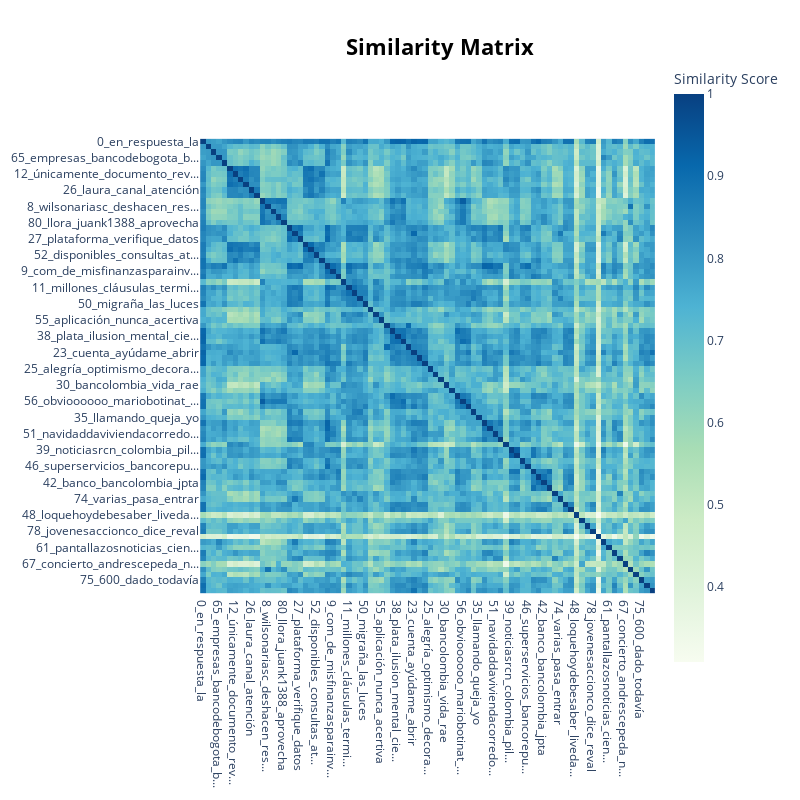

Notebook code for this chart:
### Markdown cell above
### Es posible que a pesar de usar filtros como nr_topics='auto' que activa el HDBSCAN (Hierarchical Density-Based Spatial Clustering of Applications with Noise) que es un algoritmo de clustering avanzado con detección con características como: 

### Densidad Variable: HDBSCAN puede identificar clusters en datos con densidades variadas, mientras que DBSCAN requiere una densidad constante.
### Jerarquía de Clusters: HDBSCAN construye una jerarquía de clusters, permitiendo analizar la estructura de los datos a diferentes niveles de granularidad.
### Identificación de Ruido: Al igual que DBSCAN, HDBSCAN puede identificar puntos de datos que no pertenecen a ningún cluster (ruido).
### Automatización de Parámetros: puede automatizar la elección de algunos parámetros que en DBSCAN deben ser ajustados manualmente, como el radio de búsqueda

### Aún con esto se pueden tener topicos duplicados, por lo que se realizará un breve análisis al respecto

### Code cell
### Se visualizan los tópicos y su similaridad, en la gráfica la misma tonalidad sugiere tópicos muy cercanos que se podrían unir
model.visualize_heatmap(n_clusters=len(freq)/2)

### Figure 1 — Plotly figure (JSON) as saved in the notebook; plotly's stock layout.template omitted (floating-point values rounded to 4 significant figures; data arrays with more than 128 entries replaced by an {"elided": "..."} marker saying what was removed)
{"data": [{"coloraxis": "coloraxis", "hovertemplate": "x: %{x}<br>y: %{y}<br>Similarity Score: %{z}<extra></extra>", "name": "0", "type": "heatmap", "x": ["0_en_respuesta_la", "1_respondiendo_más_edimejia...", "60_asistieron_barguil_sector", "65_empresas_bancodebogota_b...", "70_web_canales_fantoches", "2_lamentamos_gusto_inconven...", "12_únicamente_documento_rev...", "13_evidenciamos_novedad_inq...", "20_amplíenos_ofrecemos_ocas...", "26_laura_canal_atención", "83_nuestros_canales_andresg...", "3_respuesta_asnasalvaje_dav...", "8_wilsonariasc_deshacen_res...", "22_gracias_solucionó_muchas", "34_andrescepeda_espectacula...", "80_llora_juank1388_aprovecha", "4_solución_hermano_daviplata", "5_cuenta_mi_ahorros", "27_plataforma_verifique_datos", "6_mejorar_experiencia_traba...", "29_invitamos_nuestros_reporte", "52_disponibles_consultas_at...", "81_compártanos_correspondie...", "7_dinero_me_el", "9_com_de_misfinanzasparainv...", "72_trato_cuánto_mejor", "10_app_odio_sirve", "11_millones_cláusulas_termi...", "14_cajeros_tan_extendido", "16_ingresar_ayudar_permite", "50_migraña_las_luces", "15_jajajajajajaja_como_alex...", "17_página_caída_caida", "55_aplicación_nunca_acertiva", "18_segurosbolivar_marianini...", "19_asnasalvaje_llama_queja", "38_plata_ilusion_mental_cie...", "45_reconocimiento_pedorros_...", "21_segurosbolivar_marianini...", "23_cuenta_ayúdame_abrir", "24_tarjeta_karlaarcila_inte...", "57_cuota_suministro_crecimi...", "25_alegría_optimismo_decora...", "77_invierno_89_numeros", "28_crédito_coltel_prepagar", "30_bancolombia_vida_rae", "31_colombia_canadá_coloca", "32_pasó_robaron_asnasalvaje", "56_obvioooooo_mariobotinat_...", "62_call_center_ninguna", "33_virtuales_canales_podido", "35_llamando_queja_yo", "36_cierra_te_dolar", "47_sinpe_cajero_transacción", "51_navidaddaviviendacorredo...", "73_cliente_servicio_al", "37_seguimos_poder_validar", "39_noticiasrcn_colombia_pil...", "49_colombia_aliado_binancees", "40_dinero_sin_retiene", "46_superservicios_bancorepu...", "41_cobertura_pequeños_bogotá", "69_retirar_jesisiri_piso", "42_banco_bancolombia_jpta", "79_pf_complica_andresmania", "43_equivocado_lugar_alfredo", "74_varias_pasa_entrar", "44_daviplata_roban_mierda", "64_nada_contentos_ok", "48_loquehoydebesaber_liveda...", "53_concierto_andrescepeda_g...", "54_niño_037700055686_oscar", "78_jovenesaccionco_dice_reval", "58_apple_pay_tarjetas", "59_cambian_algunas_horarios", "61_pantallazosnoticias_cien...", "63_libro_2022_retorno", "66_lugar_aclaro_anmalomo25", "67_concierto_andrescepeda_n...", "68_chismes_wilsonariasc_nom...", "71_funciona_usaré_cogió", "75_600_dado_todavía", "76_tribunal_forense_ejercer", "82_abusivamente_existente_s..."], "xaxis": "x", "y": ["0_en_respuesta_la", "1_respondiendo_más_edimejia...", "60_asistieron_barguil_sector", "65_empresas_bancodebogota_b...", "70_web_canales_fantoches", "2_lamentamos_gusto_inconven...", "12_únicamente_documento_rev...", "13_evidenciamos_novedad_inq...", "20_amplíenos_ofrecemos_ocas...", "26_laura_canal_atención", "83_nuestros_canales_andresg...", "3_respuesta_asnasalvaje_dav...", "8_wilsonariasc_deshacen_res...", "22_gracias_solucionó_muchas", "34_andrescepeda_espectacula...", "80_llora_juank1388_aprovecha", "4_solución_hermano_daviplata", "5_cuenta_mi_ahorros", "27_plataforma_verifique_datos", "6_mejorar_experiencia_traba...", "29_invitamos_nuestros_reporte", "52_disponibles_consultas_at...", "81_compártanos_correspondie...", "7_dinero_me_el", "9_com_de_misfinanzasparainv...", "72_trato_cuánto_mejor", "10_app_odio_sirve", "11_millones_cláusulas_termi...", "14_cajeros_tan_extendido", "16_ingresar_ayudar_permite", "50_migraña_las_luces", "15_jajajajajajaja_como_alex...", "17_página_caída_caida", "55_aplicación_nunca_acertiva", "18_segurosbolivar_marianini...", "19_asnasalvaje_llama_queja", "38_plata_ilusion_mental_cie...", "45_reconocimiento_pedorros_...", "21_segurosbolivar_marianini...", "23_cuenta_ayúdame_abrir", "24_tarjeta_karlaarcila_inte...", "57_cuota_suministro_crecimi...", "25_alegría_optimismo_decora...", "77_invierno_89_numeros", "28_crédito_coltel_prepagar", "30_bancolombia_vida_rae", "31_colombia_canadá_coloca", "32_pasó_robaron_asnasalvaje", "56_obvioooooo_mariobotinat_...", "62_call_center_ninguna", "33_virtuales_canales_podido", "35_llamando_queja_yo", "36_cierra_te_dolar", "47_sinpe_cajero_transacción", "51_navidaddaviviendacorredo...", "73_cliente_servicio_al", "37_seguimos_poder_validar", "39_noticiasrcn_colombia_pil...", "49_colombia_aliado_binancees", "40_dinero_sin_retiene", "46_superservicios_bancorepu...", "41_cobertura_pequeños_bogotá", "69_retirar_jesisiri_piso", "42_banco_bancolombia_jpta", "79_pf_complica_andresmania", "43_equivocado_lugar_alfredo", "74_varias_pasa_entrar", "44_daviplata_roban_mierda", "64_nada_contentos_ok", "48_loquehoydebesaber_liveda...", "53_concierto_andrescepeda_g...", "54_niño_037700055686_oscar", "78_jovenesaccionco_dice_reval", "58_apple_pay_tarjetas", "59_cambian_algunas_horarios", "61_pantallazosnoticias_cien...", "63_libro_2022_retorno", "66_lugar_aclaro_anmalomo25", "67_concierto_andrescepeda_n...", "68_chismes_wilsonariasc_nom...", "71_funciona_usaré_cogió", "75_600_dado_todavía", "76_tribunal_forense_ejercer", "82_abusivamente_existente_s..."], "yaxis": "y", "z": {"elided": "84x84 float values"}}], "layout": {"coloraxis": {"colorbar": {"title": {"text": "Similarity Score"}}, "colorscale": [[0, "rgb(247,252,240)"], [0.125, "rgb(224,243,219)"], [0.25, "rgb(204,235,197)"], [0.375, "rgb(168,221,181)"], [0.5, "rgb(123,204,196)"], [0.625, "rgb(78,179,211)"], [0.75, "rgb(43,140,190)"], [0.875, "rgb(8,104,172)"], [1, "rgb(8,64,129)"]]}, "height": 800, "hoverlabel": {"bgcolor": "white", "font": {"family": "Rockwell", "size": 16}}, "legend": {"title": {"text": "Trend"}}, "margin": {"t": 60}, "showlegend": true, "title": {"font": {"color": "Black", "size": 22}, "text": "<b>Similarity Matrix</b>", "x": 0.55, "xanchor": "center", "y": 0.95, "yanchor": "top"}, "width": 800, "xaxis": {"anchor": "y", "constrain": "domain", "domain": [0, 1], "scaleanchor": "y"}, "yaxis": {"anchor": "x", "autorange": "reversed", "constrain": "domain", "domain": [0, 1]}}}
